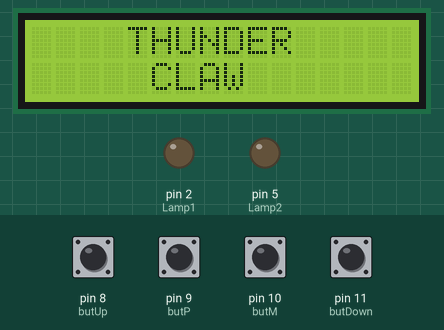
Bench run of a sketch on a simulated Arduino Uno, built with avr-gcc and run on an emulated ATmega328P. Parts: 16×2 character LCD, output pins drawn as LEDs (lit = HIGH). The test bench sets the inputs (shaded band); at power-on: pin 8 (butUp), pin 9 (butP), pin 10 (butM), pin 11 (butDown) HIGH.

Above: at 1.2 s.
1.3 s: pin 8 (butUp) pulled LOW for 0.15 s
At 2.1 s:
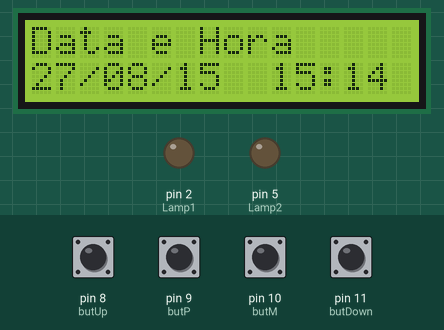
2.9 s: pin 8 (butUp) pulled LOW for 1 s
At 4.4 s:
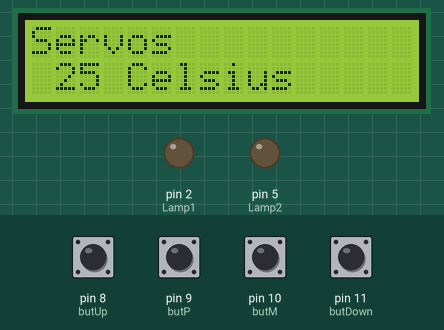
5.4 s: pin 8 (butUp) pulled LOW for 0.15 s
At 6.7 s:
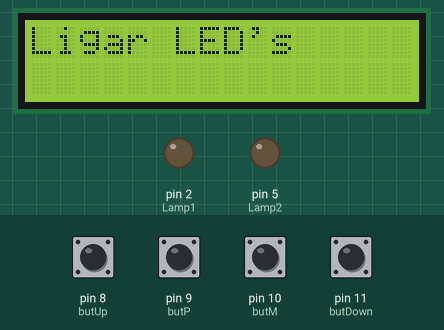
7.0 s: pin 9 (butP) pulled LOW for 0.15 s
At 8.1 s:
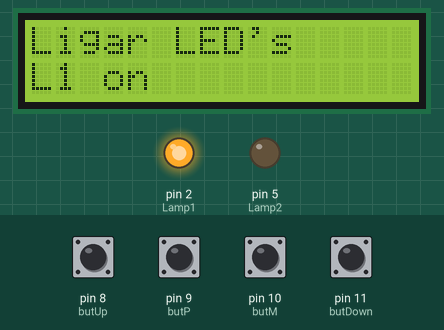
8.6 s: pin 10 (butM) pulled LOW for 0.15 s
At 9.2 s:
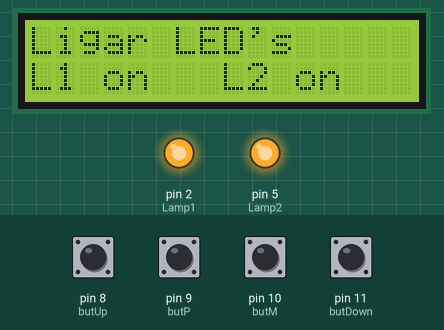
10.2 s: pin 9 (butP) pulled LOW for 1 s
At 11.7 s:
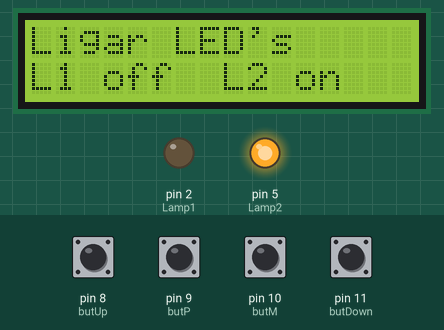
Timing chart, 0 to 13.2 s (numbered marks = the images above; inputs shaded):
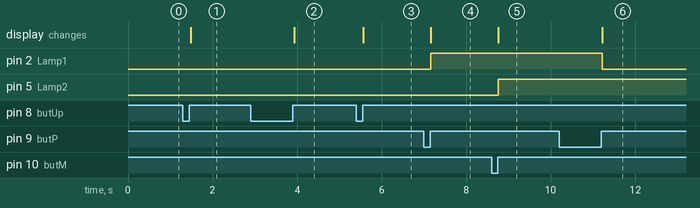

The sketch:

menus-sem-submenus-arduino.ino
```cpp
//Curso de Arduino WR Kits Aula 29

// --- Bibliotecas Auxiliares ---
#include <LiquidCrystal_I2C.h>                              //Biblioteca para o lcdlay LCD
#include <Wire.h>
#include <Adafruit_PWMServoDriver.h>

// --- Mapeamento de Hardware ---

  #define butUp     8                                     //Botão para selecionar tela acima no digital 12
  #define butDown  11                                     //Botão para selecionar tela abaixo no digital 11
  #define butP      9                                     //Botão de ajuste mais no digital 10
  #define butM     10                                     //Botão de ajuste menos no digital 9
  #define Lamp1     2                                     //Saída para lâmpada 1 no A0 (será usado como digital)
  #define Lamp2     5                                     //Saída para lâmpada 2 no A1 (será usado como digital)

  #define SERVOMIN  150 // This is the 'minimum' pulse length count (out of 4096)
  #define SERVOMAX  600 // This is the 'maximum' pulse length count (out of 4096)
  #define USMIN  600 // This is the rounded 'minimum' microsecond length based on the minimum pulse of 150
  #define USMAX  2400 // This is the rounded 'maximum' microsecond length based on the maximum pulse of 600
  #define SERVO_FREQ 70 // Analog servos run at ~50 Hz updates

// --- Protótipo das Funções Auxiliares ---
  void changeMenu();                                      //Função para modificar o menu atual
  void lcdMenu();                                         //Função para mostrar o menu atual
  void data_hora();                                       //Função do menu1, data e hora
  void temperatura();                                     //Função do menu2, temperatura
  void lights();                                          //Função do menu3, acionamento de lampadas
  void menu4();                                           //Função do menu4

// --- Variáveis Globais ---
char menu = 0x04;                                       //Variável para selecionar o menu
char set1 = 0x00, set2 = 0x00;                          //Controle dos LED's. 0x00 equivale a 0, que na tabela ASCII corresponde ao caractere de controle nul(por isso a variável char).
bool t_butUp, t_butDown, t_butP, t_butM;                //Flags para armazenar o estado dos botões

// --- Hardware do LCD ---
LiquidCrystal_I2C lcd = LiquidCrystal_I2C(0x27, 16, 2);


// --- Configurações Iniciais ---
void setup()
{
  lcd.init();                                            //Inicializa LCD 16 x 2
  lcd.backlight();                                       //Liga a backlight do LCD

  for(char i=8; i<12; i++) pinMode(i, INPUT_PULLUP);     //Entrada para os botões (digitais 9 a 12) com pull-ups internos

  pinMode(Lamp1, OUTPUT);                                //Configura saída para lâmpada 1
  pinMode(Lamp2, OUTPUT);                                //Configura saída para lâmpara 2

  t_butUp   = 0x00;                                      //limpa flag do botão Up
  t_butDown = 0x00;                                      //limpa flag do botão Down
  t_butP    = 0x00;                                      //limpa flag do botão P
  t_butM    = 0x00;                                      //limpa flag do botão M

  digitalWrite(Lamp1, LOW);                              //Lâmpada 1 inicia apagada
  digitalWrite(Lamp2, LOW);                              //Lâmpada 2 inicia apagada


} //end setup


// --- Loop Infinito ---
void loop()
{
   changeMenu();
   lcdMenu();

} //end loop

// --- Desenvolvimento das Funções Auxiliares ---
void changeMenu()                                       //Modifica o menu atual
{
   if(!digitalRead(butUp))   t_butUp   = 0x01;          //Botão Up pressionado? Seta flag
   if(!digitalRead(butDown)) t_butDown = 0x01;          //Botão Down pressionado? Seta flag

   if(digitalRead(butUp) && t_butUp)                    //Botão Up solto e flag setada?
   {                                                    //Sim...
      t_butUp = 0x00;                                   //Limpa flag

      lcd.clear();                                     //Limpa lcdlay
      menu++;                                           //Incrementa menu

      if(menu > 0x04) menu = 0x01;                      //Se menu maior que 4, volta a ser 1

   } //end butUp

   if(digitalRead(butDown) && t_butDown)                //Botão Down solto e flag setada?
   {                                                    //Sim...
      t_butDown = 0x00;                                 //Limpa flag

      lcd.clear();                                     //Limpa lcdlay
      menu--;                                           //Decrementa menu

      if(menu < 0x01) menu = 0x04;                      //Se menu menor que 1, volta a ser 4

   } //end butDown

} //end changeMenu

void lcdMenu()                                         //Mostra o menu atual
{
    switch(menu)                                        //Controle da variável menu
    {
       case 0x01:                                       //Caso 1
             data_hora();                               //Chama a função do relógio

             break;                                     //break
       case 0x02:                                       //Caso 2
             temperatura();                             //Chama a função do termômetro

             break;                                     //break
       case 0x03:                                       //Caso 3
             lights();                                  //Chama função para acionamento de lâmpadas

             break;                                     //break
       case 0x04:                                       //Caso 4
             menu4();                                   //Chama função para o menu4

             break;                                     //break

    } //end switch menu

} //end lcdMenu

void data_hora()                                        //Data e Hora (menu1)
{

   lcd.setCursor(0,0);                                 //Posiciona cursor na coluna 1, linha 1
   lcd.print("Data e Hora");                           //Imprime mensagem
   lcd.setCursor(0,1);                                 //Posiciona cursor na coluna 1, linha 2

   // Desenvolver uma função de data e hora...

   lcd.print("27/08/15  15:14");                       //Mostrador (apenas ilustrativo......)

} //end data_hora

void temperatura()                                      //Temperatura (menu2)
{
   lcd.setCursor(0,0);                                 //Posiciona cursor na coluna 1, linha 1
   lcd.print("Servos");                           //Imprime mensagem
   lcd.setCursor(1,1);                                 //Posiciona cursor na coluna 2, linha 2

   // Desenvolver uma função de temperatura...

   lcd.print("25 Celsius");                            //Mostrador (apenas ilustrativo......)

} //end temperatura()

void lights()                                           //Acionamento de lâmpadas (menu3)
{

   lcd.setCursor(0,0);                                 //Posiciona cursor na coluna 1, linha 1
   lcd.print("Ligar LED's");                      //Imprime mensagem do menu 3


   if(!digitalRead(butP))    t_butP    = 0x01;          //Botão P pressionado? Seta flag
   if(!digitalRead(butM))    t_butM    = 0x01;          //Botão M pressionado? Seta flag

   if(digitalRead(butP) && t_butP)                      //Botão P solto e flag setada?
   {                                                    //Sim...
      t_butP = 0x00;                                    //Limpa flag

      set1++;                                           //Incrementa set1

      if(set1 > 2) set1 = 0x01;                         //Se maior que 2, volta a ser 1

      switch(set1)                                      //Controle do set1
      {
          case 0x01:                                    //Caso 1
                lcd.setCursor(0,1);                    //Posiciona cursor na coluna 1, linha 2
                lcd.print("L1 on ");                   //Imprime mensagem
                digitalWrite(Lamp1, HIGH);              //Liga lâmpada 1
                break;                                  //Break
          case 0x02:                                    //Caso 2
                lcd.setCursor(0,1);                    //Posiciona cursor na coluna 1, linha 2
                lcd.print("L1 off");                   //Imprime mensagem
                digitalWrite(Lamp1, LOW);               //Desliga lâmpada 1
                break;                                  //Break

      } //end switch set1

   } //end butP

   if(digitalRead(butM) && t_butM)                      //Botão D solto e flag setada?
   {                                                    //Sim...
      t_butM = 0x00;                                    //Limpa flag

      set2++;                                           //Incrementa set2

      if(set2 > 2) set2 = 0x01;                         //Se maior que 2, volta a ser 1

      switch(set2)                                      //Controle do set2
      {
          case 0x01:                                    //Caso 1
                lcd.setCursor(8,1);                    //Posiciona cursor na coluna 8, linha 2
                lcd.print("L2 on ");                   //Imprime mensagem
                digitalWrite(Lamp2, HIGH);              //Liga lâmpada 2
                break;                                  //Break
          case 0x02:                                    //Caso 2
                lcd.setCursor(8,1);                    //Posiciona cursor na coluna 8, linha 2
                lcd.print("L2 off");                   //Imprime mensagem
                digitalWrite(Lamp2, LOW);               //Liga lâmpada 1
                break;                                  //Break

      } //end switch set1

   } //end butM


} //end lights

void menu4()                                            //Função genérica para um quarto menu...
{
   lcd.setCursor(0,0);                                 //Posiciona cursor na coluna 1, linha 1
   lcd.print("    THUNDER     ");
   lcd.setCursor(0,1);
   lcd.print("     CLAW       ");


} //end menu4


   //pode-se implementar quantos menus quiser
   //............
```

Measured:
- after the input at 1.3 s, the display: changes after 0.19 s (image 1)
- after the input at 2.9 s, the display: changes after 1.0 s (image 2)
- after the input at 5.4 s, the display: changes after 0.17 s (image 3)
- after the input at 7.0 s, pin 2 (Lamp1): LOW → HIGH after 0.17 s; the display: changes after 0.17 s (image 4)
- after the input at 8.6 s, pin 5 (Lamp2): LOW → HIGH after 0.16 s; the display: changes after 0.16 s (image 5)
- after the input at 10.2 s, pin 2 (Lamp1): HIGH → LOW after 1.0 s; the display: changes after 1.0 s (image 6)
